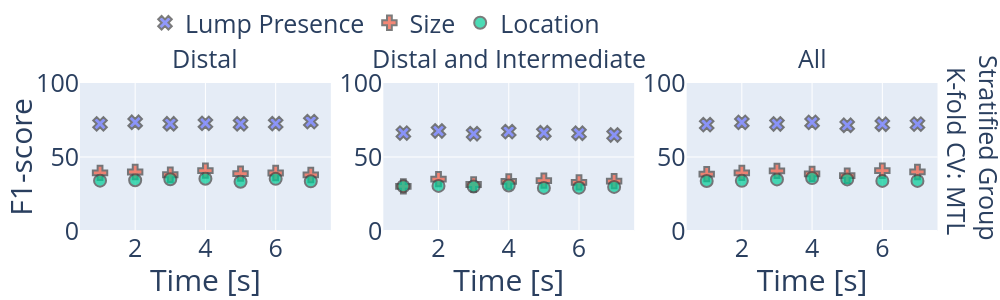
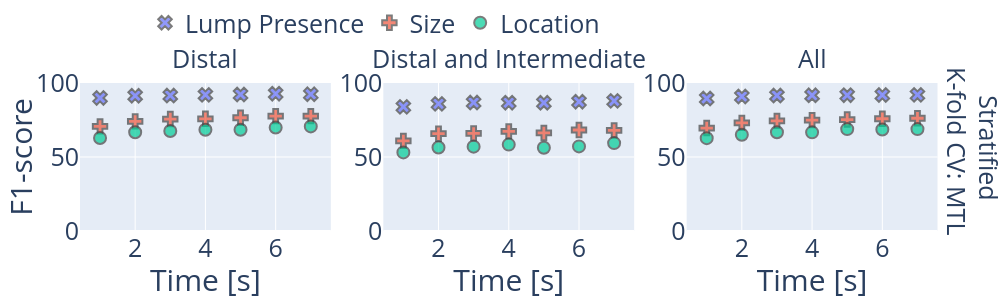
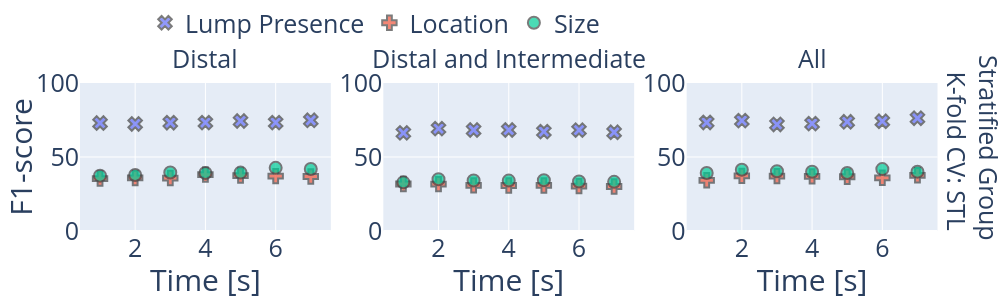
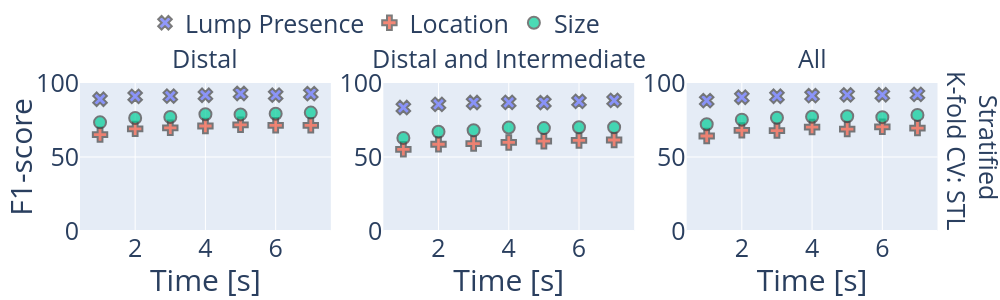

These figures' notebook cell, in order:
### Markdown cell above
### SINGLE TASK LEARNING PLOTS FOR PAPER

### Code cell
i = 0
plot_config(df_group_MTL_val, 
            "sensor_config_val_df_group_MTL" + str(i) + ".pdf","df_group_MTL", True, False, "Stratified Group <br>K-fold CV: MTL")
plot_config(df_plain_MTL_val, 
            "sensor_config_val_df_plain_MTL" + str(i) + ".pdf", "df_plain_MTL", True, False, "Stratified <br>K-fold CV: MTL")
plot_config(df_group_STL_val, 
            "sensor_config_val_df_group_STL" + str(i) + ".pdf", "df_group_STL", True, False, "Stratified Group <br>K-fold CV: STL")
plot_config(df_plain_STL_val, 
            "sensor_config_val_df_plain_STL" + str(i) + ".pdf", "df_plain_STL", True, False, "Stratified <br>K-fold CV: STL")

### Figure 1 — Plotly figure (JSON) as saved in the notebook; plotly's stock layout.template omitted (floating-point values rounded to 4 significant figures)
{"data": [{"hovertemplate": "task=Lump Presence<br>doctor_trials=0<br>sensor_config=all<br>Time [s]=%{x}<br>F1-score=%{y}<extra></extra>", "legendgroup": "Lump Presence", "marker": {"color": "#636efa", "line": {"width": 2}, "opacity": 0.7, "size": 12, "symbol": "x"}, "mode": "markers", "name": "Lump Presence", "orientation": "v", "showlegend": true, "type": "scatter", "x": [1, 2, 3, 4, 5, 6, 7], "xaxis": "x", "y": [72.4, 73.44, 72.43, 72.74, 72.41, 72.55, 73.93], "yaxis": "y"}, {"hovertemplate": "task=Lump Presence<br>doctor_trials=0<br>sensor_config=tips<br>Time [s]=%{x}<br>F1-score=%{y}<extra></extra>", "legendgroup": "Lump Presence", "marker": {"color": "#636efa", "line": {"width": 2}, "opacity": 0.7, "size": 12, "symbol": "x"}, "mode": "markers", "name": "Lump Presence", "orientation": "v", "showlegend": false, "type": "scatter", "x": [1, 2, 3, 4, 5, 6, 7], "xaxis": "x2", "y": [66.16, 67.6, 65.73, 67.13, 66.39, 66.04, 64.88], "yaxis": "y2"}, {"hovertemplate": "task=Lump Presence<br>doctor_trials=0<br>sensor_config=tips_middle<br>Time [s]=%{x}<br>F1-score=%{y}<extra></extra>", "legendgroup": "Lump Presence", "marker": {"color": "#636efa", "line": {"width": 2}, "opacity": 0.7, "size": 12, "symbol": "x"}, "mode": "markers", "name": "Lump Presence", "orientation": "v", "showlegend": false, "type": "scatter", "x": [1, 2, 3, 4, 5, 6, 7], "xaxis": "x3", "y": [71.87, 73.41, 72.32, 73.43, 71.43, 72.12, 72.18], "yaxis": "y3"}, {"hovertemplate": "task=Size<br>doctor_trials=0<br>sensor_config=all<br>Time [s]=%{x}<br>F1-score=%{y}<extra></extra>", "legendgroup": "Size", "marker": {"color": "#EF553B", "line": {"width": 2}, "opacity": 0.7, "size": 12, "symbol": "cross"}, "mode": "markers", "name": "Size", "orientation": "v", "showlegend": true, "type": "scatter", "x": [1, 2, 3, 4, 5, 6, 7], "xaxis": "x", "y": [39.26, 39.87, 38.01, 40.78, 38.77, 39.19, 37.86], "yaxis": "y"}, {"hovertemplate": "task=Size<br>doctor_trials=0<br>sensor_config=tips<br>Time [s]=%{x}<br>F1-score=%{y}<extra></extra>", "legendgroup": "Size", "marker": {"color": "#EF553B", "line": {"width": 2}, "opacity": 0.7, "size": 12, "symbol": "cross"}, "mode": "markers", "name": "Size", "orientation": "v", "showlegend": false, "type": "scatter", "x": [1, 2, 3, 4, 5, 6, 7], "xaxis": "x2", "y": [30.12, 35.03, 31.41, 33.48, 34.04, 32.86, 33.69], "yaxis": "y2"}, {"hovertemplate": "task=Size<br>doctor_trials=0<br>sensor_config=tips_middle<br>Time [s]=%{x}<br>F1-score=%{y}<extra></extra>", "legendgroup": "Size", "marker": {"color": "#EF553B", "line": {"width": 2}, "opacity": 0.7, "size": 12, "symbol": "cross"}, "mode": "markers", "name": "Size", "orientation": "v", "showlegend": false, "type": "scatter", "x": [1, 2, 3, 4, 5, 6, 7], "xaxis": "x3", "y": [38.46, 39.29, 40.64, 38.61, 37.35, 40.73, 39.91], "yaxis": "y3"}, {"hovertemplate": "task=Location<br>doctor_trials=0<br>sensor_config=all<br>Time [s]=%{x}<br>F1-score=%{y}<extra></extra>", "legendgroup": "Location", "marker": {"color": "#00cc96", "line": {"width": 2}, "opacity": 0.7, "size": 12, "symbol": "circle"}, "mode": "markers", "name": "Location", "orientation": "v", "showlegend": true, "type": "scatter", "x": [1, 2, 3, 4, 5, 6, 7], "xaxis": "x", "y": [34.01, 34.27, 35.01, 35.32, 33.24, 35.24, 33.54], "yaxis": "y"}, {"hovertemplate": "task=Location<br>doctor_trials=0<br>sensor_config=tips<br>Time [s]=%{x}<br>F1-score=%{y}<extra></extra>", "legendgroup": "Location", "marker": {"color": "#00cc96", "line": {"width": 2}, "opacity": 0.7, "size": 12, "symbol": "circle"}, "mode": "markers", "name": "Location", "orientation": "v", "showlegend": false, "type": "scatter", "x": [1, 2, 3, 4, 5, 6, 7], "xaxis": "x2", "y": [30.26, 30.49, 30.05, 30.7, 29.12, 29.28, 29.81], "yaxis": "y2"}, {"hovertemplate": "task=Location<br>doctor_trials=0<br>sensor_config=tips_middle<br>Time [s]=%{x}<br>F1-score=%{y}<extra></extra>", "legendgroup": "Location", "marker": {"color": "#00cc96", "line": {"width": 2}, "opacity": 0.7, "size": 12, "symbol": "circle"}, "mode": "markers", "name": "Location", "orientation": "v", "showlegend": false, "type": "scatter", "x": [1, 2, 3, 4, 5, 6, 7], "xaxis": "x3", "y": [33.75, 33.88, 34.85, 35.74, 34.86, 33.84, 33.86], "yaxis": "y3"}], "layout": {"annotations": [{"font": {}, "showarrow": false, "text": "Distal", "x": 0.1433, "xanchor": "center", "xref": "paper", "y": 1.04, "yanchor": "bottom", "yref": "paper"}, {"font": {}, "showarrow": false, "text": "Distal and Intermediate", "x": 0.49, "xanchor": "center", "xref": "paper", "y": 1.04, "yanchor": "bottom", "yref": "paper"}, {"font": {}, "showarrow": false, "text": "All", "x": 0.8367, "xanchor": "center", "xref": "paper", "y": 1.04, "yanchor": "bottom", "yref": "paper"}, {"font": {}, "showarrow": false, "text": "Stratified Group <br>K-fold CV: MTL", "textangle": 90, "x": 0.98, "xanchor": "left", "xref": "paper", "y": 0.54, "yanchor": "middle", "yref": "paper"}], "font": {"size": 25}, "height": 300, "legend": {"orientation": "h", "title": {"text": ""}, "tracegroupgap": 0, "x": 0.6, "xanchor": "right", "y": 1.25, "yanchor": "bottom"}, "margin": {"b": 0, "l": 0, "r": 45, "t": 50}, "width": 1000, "xaxis": {"anchor": "y", "autorange": true, "domain": [0, 0.2867], "range": [0.428, 7.572], "title": {"text": "Time [s]"}, "type": "linear"}, "xaxis2": {"anchor": "y2", "autorange": true, "domain": [0.3467, 0.6333], "matches": "x", "range": [0.428, 7.572], "title": {"text": "Time [s]"}, "type": "linear"}, "xaxis3": {"anchor": "y3", "autorange": true, "domain": [0.6933, 0.98], "matches": "x", "range": [0.428, 7.572], "title": {"text": "Time [s]"}, "type": "linear"}, "yaxis": {"anchor": "x", "domain": [0, 1], "matches": "y", "range": [0, 100], "showticklabels": true, "title": {"text": "F1-score"}, "type": "linear"}, "yaxis2": {"anchor": "x2", "domain": [0, 1], "matches": "y", "showticklabels": true, "type": "linear"}, "yaxis3": {"anchor": "x3", "domain": [0, 1], "matches": "y", "showticklabels": true, "type": "linear"}}}

### Figure 2 — Plotly figure (JSON) as saved in the notebook; plotly's stock layout.template omitted (floating-point values rounded to 4 significant figures)
{"data": [{"hovertemplate": "task=Lump Presence<br>doctor_trials=0<br>sensor_config=all<br>Time [s]=%{x}<br>F1-score=%{y}<extra></extra>", "legendgroup": "Lump Presence", "marker": {"color": "#636efa", "line": {"width": 2}, "opacity": 0.7, "size": 12, "symbol": "x"}, "mode": "markers", "name": "Lump Presence", "orientation": "v", "showlegend": true, "type": "scatter", "x": [1, 2, 3, 4, 5, 6, 7], "xaxis": "x", "y": [89.88, 91.39, 91.53, 92.0, 92.22, 92.77, 92.39], "yaxis": "y"}, {"hovertemplate": "task=Lump Presence<br>doctor_trials=0<br>sensor_config=tips<br>Time [s]=%{x}<br>F1-score=%{y}<extra></extra>", "legendgroup": "Lump Presence", "marker": {"color": "#636efa", "line": {"width": 2}, "opacity": 0.7, "size": 12, "symbol": "x"}, "mode": "markers", "name": "Lump Presence", "orientation": "v", "showlegend": false, "type": "scatter", "x": [1, 2, 3, 4, 5, 6, 7], "xaxis": "x2", "y": [83.91, 85.93, 86.8, 86.67, 86.62, 87.34, 87.9], "yaxis": "y2"}, {"hovertemplate": "task=Lump Presence<br>doctor_trials=0<br>sensor_config=tips_middle<br>Time [s]=%{x}<br>F1-score=%{y}<extra></extra>", "legendgroup": "Lump Presence", "marker": {"color": "#636efa", "line": {"width": 2}, "opacity": 0.7, "size": 12, "symbol": "x"}, "mode": "markers", "name": "Lump Presence", "orientation": "v", "showlegend": false, "type": "scatter", "x": [1, 2, 3, 4, 5, 6, 7], "xaxis": "x3", "y": [89.53, 90.88, 91.53, 91.69, 91.75, 91.88, 92.0], "yaxis": "y3"}, {"hovertemplate": "task=Size<br>doctor_trials=0<br>sensor_config=all<br>Time [s]=%{x}<br>F1-score=%{y}<extra></extra>", "legendgroup": "Size", "marker": {"color": "#EF553B", "line": {"width": 2}, "opacity": 0.7, "size": 12, "symbol": "cross"}, "mode": "markers", "name": "Size", "orientation": "v", "showlegend": true, "type": "scatter", "x": [1, 2, 3, 4, 5, 6, 7], "xaxis": "x", "y": [70.72, 74.08, 75.65, 75.81, 76.53, 77.6, 77.65], "yaxis": "y"}, {"hovertemplate": "task=Size<br>doctor_trials=0<br>sensor_config=tips<br>Time [s]=%{x}<br>F1-score=%{y}<extra></extra>", "legendgroup": "Size", "marker": {"color": "#EF553B", "line": {"width": 2}, "opacity": 0.7, "size": 12, "symbol": "cross"}, "mode": "markers", "name": "Size", "orientation": "v", "showlegend": false, "type": "scatter", "x": [1, 2, 3, 4, 5, 6, 7], "xaxis": "x2", "y": [60.92, 65.76, 65.99, 67.28, 66.25, 68.23, 67.95], "yaxis": "y2"}, {"hovertemplate": "task=Size<br>doctor_trials=0<br>sensor_config=tips_middle<br>Time [s]=%{x}<br>F1-score=%{y}<extra></extra>", "legendgroup": "Size", "marker": {"color": "#EF553B", "line": {"width": 2}, "opacity": 0.7, "size": 12, "symbol": "cross"}, "mode": "markers", "name": "Size", "orientation": "v", "showlegend": false, "type": "scatter", "x": [1, 2, 3, 4, 5, 6, 7], "xaxis": "x3", "y": [69.56, 73.03, 74.38, 74.92, 75.3, 75.85, 76.18], "yaxis": "y3"}, {"hovertemplate": "task=Location<br>doctor_trials=0<br>sensor_config=all<br>Time [s]=%{x}<br>F1-score=%{y}<extra></extra>", "legendgroup": "Location", "marker": {"color": "#00cc96", "line": {"width": 2}, "opacity": 0.7, "size": 12, "symbol": "circle"}, "mode": "markers", "name": "Location", "orientation": "v", "showlegend": true, "type": "scatter", "x": [1, 2, 3, 4, 5, 6, 7], "xaxis": "x", "y": [62.79, 66.77, 67.52, 68.38, 68.38, 69.88, 70.68], "yaxis": "y"}, {"hovertemplate": "task=Location<br>doctor_trials=0<br>sensor_config=tips<br>Time [s]=%{x}<br>F1-score=%{y}<extra></extra>", "legendgroup": "Location", "marker": {"color": "#00cc96", "line": {"width": 2}, "opacity": 0.7, "size": 12, "symbol": "circle"}, "mode": "markers", "name": "Location", "orientation": "v", "showlegend": false, "type": "scatter", "x": [1, 2, 3, 4, 5, 6, 7], "xaxis": "x2", "y": [53.1, 56.38, 57.0, 58.38, 56.25, 57.17, 59.39], "yaxis": "y2"}, {"hovertemplate": "task=Location<br>doctor_trials=0<br>sensor_config=tips_middle<br>Time [s]=%{x}<br>F1-score=%{y}<extra></extra>", "legendgroup": "Location", "marker": {"color": "#00cc96", "line": {"width": 2}, "opacity": 0.7, "size": 12, "symbol": "circle"}, "mode": "markers", "name": "Location", "orientation": "v", "showlegend": false, "type": "scatter", "x": [1, 2, 3, 4, 5, 6, 7], "xaxis": "x3", "y": [62.74, 65.04, 66.73, 66.65, 68.85, 68.62, 68.85], "yaxis": "y3"}], "layout": {"annotations": [{"font": {}, "showarrow": false, "text": "Distal", "x": 0.1433, "xanchor": "center", "xref": "paper", "y": 1.04, "yanchor": "bottom", "yref": "paper"}, {"font": {}, "showarrow": false, "text": "Distal and Intermediate", "x": 0.49, "xanchor": "center", "xref": "paper", "y": 1.04, "yanchor": "bottom", "yref": "paper"}, {"font": {}, "showarrow": false, "text": "All", "x": 0.8367, "xanchor": "center", "xref": "paper", "y": 1.04, "yanchor": "bottom", "yref": "paper"}, {"font": {}, "showarrow": false, "text": "Stratified <br>K-fold CV: MTL", "textangle": 90, "x": 0.98, "xanchor": "left", "xref": "paper", "y": 0.54, "yanchor": "middle", "yref": "paper"}], "font": {"size": 25}, "height": 300, "legend": {"orientation": "h", "title": {"text": ""}, "tracegroupgap": 0, "x": 0.6, "xanchor": "right", "y": 1.25, "yanchor": "bottom"}, "margin": {"b": 0, "l": 0, "r": 45, "t": 50}, "width": 1000, "xaxis": {"anchor": "y", "autorange": true, "domain": [0, 0.2867], "range": [0.428, 7.572], "title": {"text": "Time [s]"}, "type": "linear"}, "xaxis2": {"anchor": "y2", "autorange": true, "domain": [0.3467, 0.6333], "matches": "x", "range": [0.428, 7.572], "title": {"text": "Time [s]"}, "type": "linear"}, "xaxis3": {"anchor": "y3", "autorange": true, "domain": [0.6933, 0.98], "matches": "x", "range": [0.428, 7.572], "title": {"text": "Time [s]"}, "type": "linear"}, "yaxis": {"anchor": "x", "domain": [0, 1], "matches": "y", "range": [0, 100], "showticklabels": true, "title": {"text": "F1-score"}, "type": "linear"}, "yaxis2": {"anchor": "x2", "domain": [0, 1], "matches": "y", "showticklabels": true, "type": "linear"}, "yaxis3": {"anchor": "x3", "domain": [0, 1], "matches": "y", "showticklabels": true, "type": "linear"}}}

### Figure 3 — Plotly figure (JSON) as saved in the notebook; plotly's stock layout.template omitted (floating-point values rounded to 4 significant figures)
{"data": [{"hovertemplate": "task=Lump Presence<br>doctor_trials=0<br>sensor_config=all<br>Time [s]=%{x}<br>F1-score=%{y}<extra></extra>", "legendgroup": "Lump Presence", "marker": {"color": "#636efa", "line": {"width": 2}, "opacity": 0.7, "size": 12, "symbol": "x"}, "mode": "markers", "name": "Lump Presence", "orientation": "v", "showlegend": true, "type": "scatter", "x": [1, 2, 3, 4, 5, 6, 7], "xaxis": "x", "y": [72.95, 72.34, 73.18, 73.26, 74.31, 73.25, 74.79], "yaxis": "y"}, {"hovertemplate": "task=Lump Presence<br>doctor_trials=0<br>sensor_config=tips<br>Time [s]=%{x}<br>F1-score=%{y}<extra></extra>", "legendgroup": "Lump Presence", "marker": {"color": "#636efa", "line": {"width": 2}, "opacity": 0.7, "size": 12, "symbol": "x"}, "mode": "markers", "name": "Lump Presence", "orientation": "v", "showlegend": false, "type": "scatter", "x": [1, 2, 3, 4, 5, 6, 7], "xaxis": "x2", "y": [66.28, 69.18, 68.25, 68.25, 67.14, 68.18, 66.7], "yaxis": "y2"}, {"hovertemplate": "task=Lump Presence<br>doctor_trials=0<br>sensor_config=tips_middle<br>Time [s]=%{x}<br>F1-score=%{y}<extra></extra>", "legendgroup": "Lump Presence", "marker": {"color": "#636efa", "line": {"width": 2}, "opacity": 0.7, "size": 12, "symbol": "x"}, "mode": "markers", "name": "Lump Presence", "orientation": "v", "showlegend": false, "type": "scatter", "x": [1, 2, 3, 4, 5, 6, 7], "xaxis": "x3", "y": [73.33, 74.55, 72, 72.59, 73.78, 74.13, 76.19], "yaxis": "y3"}, {"hovertemplate": "task=Location<br>doctor_trials=0<br>sensor_config=all<br>Time [s]=%{x}<br>F1-score=%{y}<extra></extra>", "legendgroup": "Location", "marker": {"color": "#EF553B", "line": {"width": 2}, "opacity": 0.7, "size": 12, "symbol": "cross"}, "mode": "markers", "name": "Location", "orientation": "v", "showlegend": true, "type": "scatter", "x": [1, 2, 3, 4, 5, 6, 7], "xaxis": "x", "y": [35.45, 35.85, 35.78, 38.11, 37.48, 37.09, 36.84], "yaxis": "y"}, {"hovertemplate": "task=Location<br>doctor_trials=0<br>sensor_config=tips<br>Time [s]=%{x}<br>F1-score=%{y}<extra></extra>", "legendgroup": "Location", "marker": {"color": "#EF553B", "line": {"width": 2}, "opacity": 0.7, "size": 12, "symbol": "cross"}, "mode": "markers", "name": "Location", "orientation": "v", "showlegend": false, "type": "scatter", "x": [1, 2, 3, 4, 5, 6, 7], "xaxis": "x2", "y": [31.74, 31.66, 30.82, 30.75, 30.79, 30.35, 30.08], "yaxis": "y2"}, {"hovertemplate": "task=Location<br>doctor_trials=0<br>sensor_config=tips_middle<br>Time [s]=%{x}<br>F1-score=%{y}<extra></extra>", "legendgroup": "Location", "marker": {"color": "#EF553B", "line": {"width": 2}, "opacity": 0.7, "size": 12, "symbol": "cross"}, "mode": "markers", "name": "Location", "orientation": "v", "showlegend": false, "type": "scatter", "x": [1, 2, 3, 4, 5, 6, 7], "xaxis": "x3", "y": [34.24, 37.22, 37.09, 36.93, 36.67, 35.93, 37.64], "yaxis": "y3"}, {"hovertemplate": "task=Size<br>doctor_trials=0<br>sensor_config=all<br>Time [s]=%{x}<br>F1-score=%{y}<extra></extra>", "legendgroup": "Size", "marker": {"color": "#00cc96", "line": {"width": 2}, "opacity": 0.7, "size": 12, "symbol": "circle"}, "mode": "markers", "name": "Size", "orientation": "v", "showlegend": true, "type": "scatter", "x": [1, 2, 3, 4, 5, 6, 7], "xaxis": "x", "y": [37.4, 37.8, 39.48, 39.15, 39.46, 42.66, 41.87], "yaxis": "y"}, {"hovertemplate": "task=Size<br>doctor_trials=0<br>sensor_config=tips<br>Time [s]=%{x}<br>F1-score=%{y}<extra></extra>", "legendgroup": "Size", "marker": {"color": "#00cc96", "line": {"width": 2}, "opacity": 0.7, "size": 12, "symbol": "circle"}, "mode": "markers", "name": "Size", "orientation": "v", "showlegend": false, "type": "scatter", "x": [1, 2, 3, 4, 5, 6, 7], "xaxis": "x2", "y": [32.88, 34.99, 34.14, 34.07, 34.24, 33.47, 33.22], "yaxis": "y2"}, {"hovertemplate": "task=Size<br>doctor_trials=0<br>sensor_config=tips_middle<br>Time [s]=%{x}<br>F1-score=%{y}<extra></extra>", "legendgroup": "Size", "marker": {"color": "#00cc96", "line": {"width": 2}, "opacity": 0.7, "size": 12, "symbol": "circle"}, "mode": "markers", "name": "Size", "orientation": "v", "showlegend": false, "type": "scatter", "x": [1, 2, 3, 4, 5, 6, 7], "xaxis": "x3", "y": [39.15, 41.35, 40.39, 40.03, 39.14, 41.83, 40.09], "yaxis": "y3"}], "layout": {"annotations": [{"font": {}, "showarrow": false, "text": "Distal", "x": 0.1433, "xanchor": "center", "xref": "paper", "y": 1.04, "yanchor": "bottom", "yref": "paper"}, {"font": {}, "showarrow": false, "text": "Distal and Intermediate", "x": 0.49, "xanchor": "center", "xref": "paper", "y": 1.04, "yanchor": "bottom", "yref": "paper"}, {"font": {}, "showarrow": false, "text": "All", "x": 0.8367, "xanchor": "center", "xref": "paper", "y": 1.04, "yanchor": "bottom", "yref": "paper"}, {"font": {}, "showarrow": false, "text": "Stratified Group <br>K-fold CV: STL", "textangle": 90, "x": 0.98, "xanchor": "left", "xref": "paper", "y": 0.54, "yanchor": "middle", "yref": "paper"}], "font": {"size": 25}, "height": 300, "legend": {"orientation": "h", "title": {"text": ""}, "tracegroupgap": 0, "x": 0.6, "xanchor": "right", "y": 1.25, "yanchor": "bottom"}, "margin": {"b": 0, "l": 0, "r": 45, "t": 50}, "width": 1000, "xaxis": {"anchor": "y", "autorange": true, "domain": [0, 0.2867], "range": [0.428, 7.572], "title": {"text": "Time [s]"}, "type": "linear"}, "xaxis2": {"anchor": "y2", "autorange": true, "domain": [0.3467, 0.6333], "matches": "x", "range": [0.428, 7.572], "title": {"text": "Time [s]"}, "type": "linear"}, "xaxis3": {"anchor": "y3", "autorange": true, "domain": [0.6933, 0.98], "matches": "x", "range": [0.428, 7.572], "title": {"text": "Time [s]"}, "type": "linear"}, "yaxis": {"anchor": "x", "domain": [0, 1], "matches": "y", "range": [0, 100], "showticklabels": true, "title": {"text": "F1-score"}, "type": "linear"}, "yaxis2": {"anchor": "x2", "domain": [0, 1], "matches": "y", "showticklabels": true, "type": "linear"}, "yaxis3": {"anchor": "x3", "domain": [0, 1], "matches": "y", "showticklabels": true, "type": "linear"}}}

### Figure 4 — Plotly figure (JSON) as saved in the notebook; plotly's stock layout.template omitted (floating-point values rounded to 4 significant figures)
{"data": [{"hovertemplate": "task=Lump Presence<br>doctor_trials=0<br>sensor_config=all<br>Time [s]=%{x}<br>F1-score=%{y}<extra></extra>", "legendgroup": "Lump Presence", "marker": {"color": "#636efa", "line": {"width": 2}, "opacity": 0.7, "size": 12, "symbol": "x"}, "mode": "markers", "name": "Lump Presence", "orientation": "v", "showlegend": true, "type": "scatter", "x": [1, 2, 3, 4, 5, 6, 7], "xaxis": "x", "y": [89.01, 90.98, 91.12, 91.71, 92.94, 91.78, 92.81], "yaxis": "y"}, {"hovertemplate": "task=Lump Presence<br>doctor_trials=0<br>sensor_config=tips<br>Time [s]=%{x}<br>F1-score=%{y}<extra></extra>", "legendgroup": "Lump Presence", "marker": {"color": "#636efa", "line": {"width": 2}, "opacity": 0.7, "size": 12, "symbol": "x"}, "mode": "markers", "name": "Lump Presence", "orientation": "v", "showlegend": false, "type": "scatter", "x": [1, 2, 3, 4, 5, 6, 7], "xaxis": "x2", "y": [83.41, 85.56, 86.79, 86.92, 86.77, 87.56, 88.22], "yaxis": "y2"}, {"hovertemplate": "task=Lump Presence<br>doctor_trials=0<br>sensor_config=tips_middle<br>Time [s]=%{x}<br>F1-score=%{y}<extra></extra>", "legendgroup": "Lump Presence", "marker": {"color": "#636efa", "line": {"width": 2}, "opacity": 0.7, "size": 12, "symbol": "x"}, "mode": "markers", "name": "Lump Presence", "orientation": "v", "showlegend": false, "type": "scatter", "x": [1, 2, 3, 4, 5, 6, 7], "xaxis": "x3", "y": [88.12, 90.38, 91.04, 91.44, 91.98, 92.05, 92.29], "yaxis": "y3"}, {"hovertemplate": "task=Location<br>doctor_trials=0<br>sensor_config=all<br>Time [s]=%{x}<br>F1-score=%{y}<extra></extra>", "legendgroup": "Location", "marker": {"color": "#EF553B", "line": {"width": 2}, "opacity": 0.7, "size": 12, "symbol": "cross"}, "mode": "markers", "name": "Location", "orientation": "v", "showlegend": true, "type": "scatter", "x": [1, 2, 3, 4, 5, 6, 7], "xaxis": "x", "y": [65.11, 68.97, 69.74, 70.93, 71.74, 71.41, 71.42], "yaxis": "y"}, {"hovertemplate": "task=Location<br>doctor_trials=0<br>sensor_config=tips<br>Time [s]=%{x}<br>F1-score=%{y}<extra></extra>", "legendgroup": "Location", "marker": {"color": "#EF553B", "line": {"width": 2}, "opacity": 0.7, "size": 12, "symbol": "cross"}, "mode": "markers", "name": "Location", "orientation": "v", "showlegend": false, "type": "scatter", "x": [1, 2, 3, 4, 5, 6, 7], "xaxis": "x2", "y": [55.21, 58.6, 59.08, 59.82, 60.66, 61.18, 61.49], "yaxis": "y2"}, {"hovertemplate": "task=Location<br>doctor_trials=0<br>sensor_config=tips_middle<br>Time [s]=%{x}<br>F1-score=%{y}<extra></extra>", "legendgroup": "Location", "marker": {"color": "#EF553B", "line": {"width": 2}, "opacity": 0.7, "size": 12, "symbol": "cross"}, "mode": "markers", "name": "Location", "orientation": "v", "showlegend": false, "type": "scatter", "x": [1, 2, 3, 4, 5, 6, 7], "xaxis": "x3", "y": [64.18, 68, 67.85, 70.25, 68.87, 70.4, 69.57], "yaxis": "y3"}, {"hovertemplate": "task=Size<br>doctor_trials=0<br>sensor_config=all<br>Time [s]=%{x}<br>F1-score=%{y}<extra></extra>", "legendgroup": "Size", "marker": {"color": "#00cc96", "line": {"width": 2}, "opacity": 0.7, "size": 12, "symbol": "circle"}, "mode": "markers", "name": "Size", "orientation": "v", "showlegend": true, "type": "scatter", "x": [1, 2, 3, 4, 5, 6, 7], "xaxis": "x", "y": [73.4, 76.4, 77.05, 78.91, 78.77, 79.19, 80.01], "yaxis": "y"}, {"hovertemplate": "task=Size<br>doctor_trials=0<br>sensor_config=tips<br>Time [s]=%{x}<br>F1-score=%{y}<extra></extra>", "legendgroup": "Size", "marker": {"color": "#00cc96", "line": {"width": 2}, "opacity": 0.7, "size": 12, "symbol": "circle"}, "mode": "markers", "name": "Size", "orientation": "v", "showlegend": false, "type": "scatter", "x": [1, 2, 3, 4, 5, 6, 7], "xaxis": "x2", "y": [62.87, 67.06, 68.07, 69.88, 69.54, 70.07, 70.14], "yaxis": "y2"}, {"hovertemplate": "task=Size<br>doctor_trials=0<br>sensor_config=tips_middle<br>Time [s]=%{x}<br>F1-score=%{y}<extra></extra>", "legendgroup": "Size", "marker": {"color": "#00cc96", "line": {"width": 2}, "opacity": 0.7, "size": 12, "symbol": "circle"}, "mode": "markers", "name": "Size", "orientation": "v", "showlegend": false, "type": "scatter", "x": [1, 2, 3, 4, 5, 6, 7], "xaxis": "x3", "y": [72.14, 75.23, 76.48, 77.18, 77.56, 76.93, 78.43], "yaxis": "y3"}], "layout": {"annotations": [{"font": {}, "showarrow": false, "text": "Distal", "x": 0.1433, "xanchor": "center", "xref": "paper", "y": 1.04, "yanchor": "bottom", "yref": "paper"}, {"font": {}, "showarrow": false, "text": "Distal and Intermediate", "x": 0.49, "xanchor": "center", "xref": "paper", "y": 1.04, "yanchor": "bottom", "yref": "paper"}, {"font": {}, "showarrow": false, "text": "All", "x": 0.8367, "xanchor": "center", "xref": "paper", "y": 1.04, "yanchor": "bottom", "yref": "paper"}, {"font": {}, "showarrow": false, "text": "Stratified <br>K-fold CV: STL", "textangle": 90, "x": 0.98, "xanchor": "left", "xref": "paper", "y": 0.54, "yanchor": "middle", "yref": "paper"}], "font": {"size": 25}, "height": 300, "legend": {"orientation": "h", "title": {"text": ""}, "tracegroupgap": 0, "x": 0.6, "xanchor": "right", "y": 1.25, "yanchor": "bottom"}, "margin": {"b": 0, "l": 0, "r": 45, "t": 50}, "width": 1000, "xaxis": {"anchor": "y", "autorange": true, "domain": [0, 0.2867], "range": [0.428, 7.572], "title": {"text": "Time [s]"}, "type": "linear"}, "xaxis2": {"anchor": "y2", "autorange": true, "domain": [0.3467, 0.6333], "matches": "x", "range": [0.428, 7.572], "title": {"text": "Time [s]"}, "type": "linear"}, "xaxis3": {"anchor": "y3", "autorange": true, "domain": [0.6933, 0.98], "matches": "x", "range": [0.428, 7.572], "title": {"text": "Time [s]"}, "type": "linear"}, "yaxis": {"anchor": "x", "domain": [0, 1], "matches": "y", "range": [0, 100], "showticklabels": true, "title": {"text": "F1-score"}, "type": "linear"}, "yaxis2": {"anchor": "x2", "domain": [0, 1], "matches": "y", "showticklabels": true, "type": "linear"}, "yaxis3": {"anchor": "x3", "domain": [0, 1], "matches": "y", "showticklabels": true, "type": "linear"}}}
